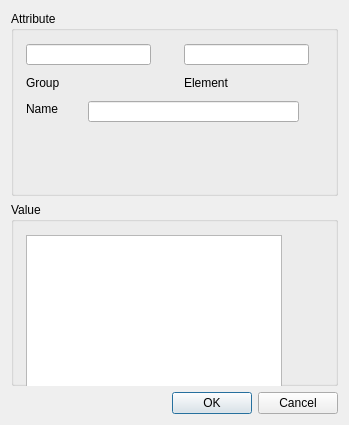
<?xml version="1.0" encoding="UTF-8"?>
<ui version="4.0">
 <class>add_element_dialog</class>
 <widget class="QDialog" name="add_element_dialog">
  <property name="geometry">
   <rect>
    <x>0</x>
    <y>0</y>
    <width>349</width>
    <height>425</height>
   </rect>
  </property>
  <property name="windowTitle">
   <string>Dialog</string>
  </property>
  <layout class="QGridLayout" name="gridLayout_2">
   <item row="1" column="0">
    <widget class="QGroupBox" name="group_box_element_value">
     <property name="title">
      <string>Value</string>
     </property>
     <widget class="QTextEdit" name="text_edit_element_value">
      <property name="geometry">
       <rect>
        <x>15</x>
        <y>33</y>
        <width>256</width>
        <height>192</height>
       </rect>
      </property>
     </widget>
    </widget>
   </item>
   <item row="0" column="0">
    <widget class="QGroupBox" name="group_box_attribute">
     <property name="title">
      <string>Attribute</string>
     </property>
     <widget class="QLineEdit" name="line_edit_group_hex">
      <property name="geometry">
       <rect>
        <x>15</x>
        <y>33</y>
        <width>125</width>
        <height>21</height>
       </rect>
      </property>
      <property name="sizePolicy">
       <sizepolicy hsizetype="Expanding" vsizetype="Fixed">
        <horstretch>1</horstretch>
        <verstretch>0</verstretch>
       </sizepolicy>
      </property>
     </widget>
     <widget class="QLabel" name="label_attribute_group">
      <property name="geometry">
       <rect>
        <x>15</x>
        <y>64</y>
        <width>37</width>
        <height>16</height>
       </rect>
      </property>
      <property name="sizePolicy">
       <sizepolicy hsizetype="Preferred" vsizetype="Preferred">
        <horstretch>1</horstretch>
        <verstretch>0</verstretch>
       </sizepolicy>
      </property>
      <property name="text">
       <string>Group</string>
      </property>
     </widget>
     <widget class="QLineEdit" name="line_edit_attribute_name">
      <property name="geometry">
       <rect>
        <x>77</x>
        <y>90</y>
        <width>211</width>
        <height>21</height>
       </rect>
      </property>
      <property name="sizePolicy">
       <sizepolicy hsizetype="Expanding" vsizetype="Fixed">
        <horstretch>0</horstretch>
        <verstretch>0</verstretch>
       </sizepolicy>
      </property>
      <property name="readOnly">
       <bool>true</bool>
      </property>
     </widget>
     <widget class="QLabel" name="label_attribute_name">
      <property name="geometry">
       <rect>
        <x>15</x>
        <y>90</y>
        <width>35</width>
        <height>16</height>
       </rect>
      </property>
      <property name="sizePolicy">
       <sizepolicy hsizetype="Preferred" vsizetype="Preferred">
        <horstretch>0</horstretch>
        <verstretch>0</verstretch>
       </sizepolicy>
      </property>
      <property name="text">
       <string>Name</string>
      </property>
     </widget>
     <widget class="QLabel" name="label_attribute_element">
      <property name="geometry">
       <rect>
        <x>173</x>
        <y>64</y>
        <width>49</width>
        <height>16</height>
       </rect>
      </property>
      <property name="text">
       <string>Element</string>
      </property>
     </widget>
     <widget class="QLineEdit" name="line_edit_element_hex">
      <property name="geometry">
       <rect>
        <x>173</x>
        <y>33</y>
        <width>125</width>
        <height>21</height>
       </rect>
      </property>
      <property name="sizePolicy">
       <sizepolicy hsizetype="Expanding" vsizetype="Fixed">
        <horstretch>1</horstretch>
        <verstretch>0</verstretch>
       </sizepolicy>
      </property>
     </widget>
    </widget>
   </item>
   <item row="2" column="0">
    <widget class="QDialogButtonBox" name="buttonBox">
     <property name="orientation">
      <enum>Qt::Horizontal</enum>
     </property>
     <property name="standardButtons">
      <set>QDialogButtonBox::Cancel|QDialogButtonBox::Ok</set>
     </property>
    </widget>
   </item>
  </layout>
 </widget>
 <resources/>
 <connections>
  <connection>
   <sender>buttonBox</sender>
   <signal>accepted()</signal>
   <receiver>add_element_dialog</receiver>
   <slot>accept()</slot>
   <hints>
    <hint type="sourcelabel">
     <x>248</x>
     <y>254</y>
    </hint>
    <hint type="destinationlabel">
     <x>157</x>
     <y>274</y>
    </hint>
   </hints>
  </connection>
  <connection>
   <sender>buttonBox</sender>
   <signal>rejected()</signal>
   <receiver>add_element_dialog</receiver>
   <slot>reject()</slot>
   <hints>
    <hint type="sourcelabel">
     <x>316</x>
     <y>260</y>
    </hint>
    <hint type="destinationlabel">
     <x>286</x>
     <y>274</y>
    </hint>
   </hints>
  </connection>
 </connections>
</ui>
